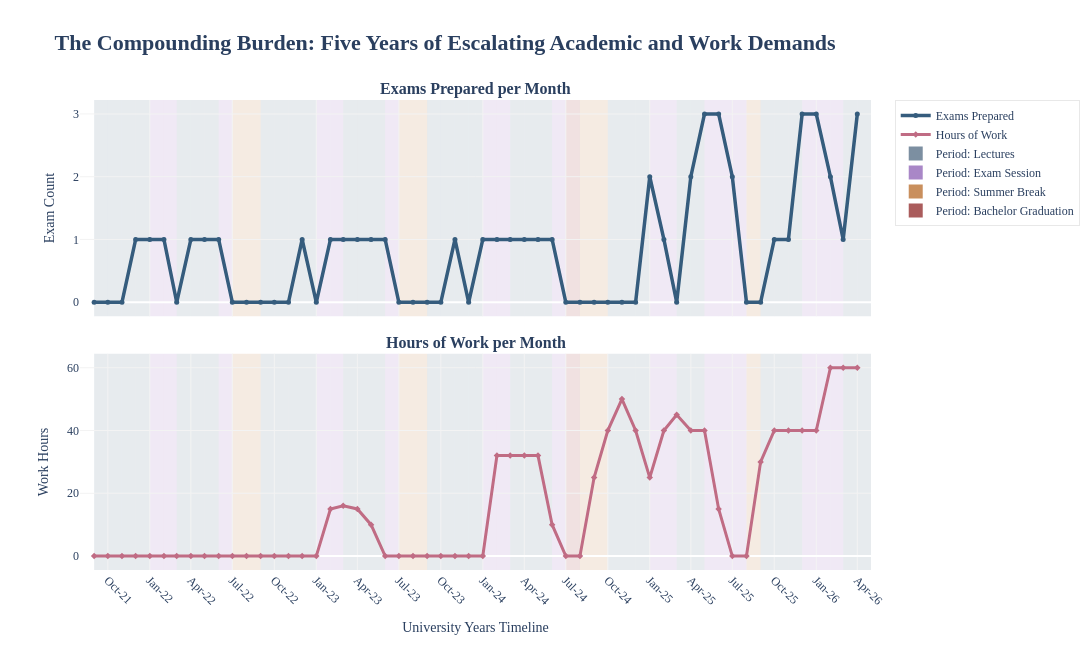

Notebook cell for this chart:
### Markdown cell above
## What has changed in the last couple of years?

In this section I visualize the increase in busy-ness in the last two years, which I personally think is the cause for the dicrease of media captures, both on vacation and on the daily basis.
'+' note to academic periods

### Code cell
import plotly.graph_objects as go
from plotly.subplots import make_subplots
import pandas as pd



# create 2 stacked graphs sharing x axis 
fig = make_subplots(
    rows=2, cols=1, 
    shared_xaxes=True, 
    vertical_spacing=0.08, 
    subplot_titles=("<b>Exams Prepared per Month</b>", "<b>Hours of Work per Month</b>")
)

# upper graph
fig.add_trace(
    go.Scatter(
        x=df['date_parsed'], y=df['exams_prepared'], 
        name="Exams Prepared", mode='lines+markers',
        line=dict(color='#355c7d', width=3.5),
        marker=dict(size=5),
        showlegend=True
    ),
    row=1, col=1
)

# bottom graph
fig.add_trace(
    go.Scatter(
        x=df['date_parsed'], y=df['work_hours'], 
        name="Hours of Work", mode='lines+markers',
        line=dict(color='#c06c84', width=3),
        marker=dict(size=5, symbol='diamond'),
        showlegend=True
    ),
    row=2, col=1
)

# data viz palette
period_colors = {
    'lectures': 'rgba(124, 143, 161, 0.18)',         
    'exam session': 'rgba(169, 135, 199, 0.18)',     
    'summer break': 'rgba(201, 143, 93, 0.18)',      
    'bachelor graduation': 'rgba(170, 92, 92, 0.18)'  
}

legend_marker_colors = {
    'lectures': '#7C8FA1',
    'exam session': '#A987C7',
    'summer break': '#C98F5D',
    'bachelor graduation': '#AA5C5C'
}

# legend and regions for academic periods
for period in period_colors.keys():
    fig.add_trace(
        go.Scatter(
            x=[None], y=[None], 
            mode='markers',
            marker=dict(color=legend_marker_colors[period], size=14, symbol='square'),
            name=f"Period: {period.title()}",
            showlegend=True
        )
    )

for i in range(len(df)):
    row_data = df.iloc[i]
    x0 = row_data['date_parsed']
    x1 = df.iloc[i+1]['date_parsed'] if i < len(df) - 1 else x0 + pd.DateOffset(months=1)
    
    fig.add_vrect(
        x0=x0, x1=x1,
        fillcolor=period_colors[row_data['academic_period']],
        layer="below", line_width=0
    )

# graph layout
fig.update_layout(
    font_family="Times New Roman",
    title_text="<b>The Compounding Burden: Five Years of Escalating Academic and Work Demands</b>",
    title_font_size=22,
    plot_bgcolor="white",
    width=1100, 
    height=650,
    hovermode="x unified",
    legend=dict(
        orientation="v",       
        yanchor="top",         
        y=1,
        xanchor="left",        
        x=1.03,                
        bgcolor="rgba(255,255,255,0.8)",
        bordercolor="#E8E8E8",
        borderwidth=1
    )
)

fig.update_xaxes(showgrid=True, gridcolor='#F3F3F3', tickformat='%b-%y', dtick="M3", tickangle=45, range=['2021-08-01', '2026-05-01'], row=2, col=1, title_text="University Years Timeline")
fig.update_xaxes(showgrid=True, gridcolor='#F3F3F3', range=['2021-08-01', '2026-05-01'], row=1, col=1)
fig.update_yaxes(showgrid=True, gridcolor='#F3F3F3', title_text="Exam Count", row=1, col=1)
fig.update_yaxes(showgrid=True, gridcolor='#F3F3F3', title_text="Work Hours", row=2, col=1)

fig.show()

### Figure 1 — Plotly figure (JSON) as saved in the notebook; plotly's stock layout.template omitted (floating-point values rounded to 4 significant figures)
{"data": [{"line": {"color": "#355c7d", "width": 3.5}, "marker": {"size": 5}, "mode": "lines+markers", "name": "Exams Prepared", "showlegend": true, "type": "scatter", "x": ["2021-09-01T00:00:00.000000", "2021-10-01T00:00:00.000000", "2021-11-01T00:00:00.000000", "2021-12-01T00:00:00.000000", "2022-01-01T00:00:00.000000", "2022-02-01T00:00:00.000000", "2022-03-01T00:00:00.000000", "2022-04-01T00:00:00.000000", "2022-05-01T00:00:00.000000", "2022-06-01T00:00:00.000000", "2022-07-01T00:00:00.000000", "2022-08-01T00:00:00.000000", "2022-09-01T00:00:00.000000", "2022-10-01T00:00:00.000000", "2022-11-01T00:00:00.000000", "2022-12-01T00:00:00.000000", "2023-01-01T00:00:00.000000", "2023-02-01T00:00:00.000000", "2023-03-01T00:00:00.000000", "2023-04-01T00:00:00.000000", "2023-05-01T00:00:00.000000", "2023-06-01T00:00:00.000000", "2023-07-01T00:00:00.000000", "2023-08-01T00:00:00.000000", "2023-09-01T00:00:00.000000", "2023-10-01T00:00:00.000000", "2023-11-01T00:00:00.000000", "2023-12-01T00:00:00.000000", "2024-01-01T00:00:00.000000", "2024-02-01T00:00:00.000000", "2024-03-01T00:00:00.000000", "2024-04-01T00:00:00.000000", "2024-05-01T00:00:00.000000", "2024-06-01T00:00:00.000000", "2024-07-01T00:00:00.000000", "2024-08-01T00:00:00.000000", "2024-09-01T00:00:00.000000", "2024-10-01T00:00:00.000000", "2024-11-01T00:00:00.000000", "2024-12-01T00:00:00.000000", "2025-01-01T00:00:00.000000", "2025-02-01T00:00:00.000000", "2025-03-01T00:00:00.000000", "2025-04-01T00:00:00.000000", "2025-05-01T00:00:00.000000", "2025-06-01T00:00:00.000000", "2025-07-01T00:00:00.000000", "2025-08-01T00:00:00.000000", "2025-09-01T00:00:00.000000", "2025-10-01T00:00:00.000000", "2025-11-01T00:00:00.000000", "2025-12-01T00:00:00.000000", "2026-01-01T00:00:00.000000", "2026-02-01T00:00:00.000000", "2026-03-01T00:00:00.000000", "2026-04-01T00:00:00.000000"], "xaxis": "x", "y": [0, 0, 0, 1, 1, 1, 0, 1, 1, 1, 0, 0, 0, 0, 0, 1, 0, 1, 1, 1, 1, 1, 0, 0, 0, 0, 1, 0, 1, 1, 1, 1, 1, 1, 0, 0, 0, 0, 0, 0, 2, 1, 0, 2, 3, 3, 2, 0, 0, 1, 1, 3, 3, 2, 1, 3], "yaxis": "y"}, {"line": {"color": "#c06c84", "width": 3}, "marker": {"size": 5, "symbol": "diamond"}, "mode": "lines+markers", "name": "Hours of Work", "showlegend": true, "type": "scatter", "x": ["2021-09-01T00:00:00.000000", "2021-10-01T00:00:00.000000", "2021-11-01T00:00:00.000000", "2021-12-01T00:00:00.000000", "2022-01-01T00:00:00.000000", "2022-02-01T00:00:00.000000", "2022-03-01T00:00:00.000000", "2022-04-01T00:00:00.000000", "2022-05-01T00:00:00.000000", "2022-06-01T00:00:00.000000", "2022-07-01T00:00:00.000000", "2022-08-01T00:00:00.000000", "2022-09-01T00:00:00.000000", "2022-10-01T00:00:00.000000", "2022-11-01T00:00:00.000000", "2022-12-01T00:00:00.000000", "2023-01-01T00:00:00.000000", "2023-02-01T00:00:00.000000", "2023-03-01T00:00:00.000000", "2023-04-01T00:00:00.000000", "2023-05-01T00:00:00.000000", "2023-06-01T00:00:00.000000", "2023-07-01T00:00:00.000000", "2023-08-01T00:00:00.000000", "2023-09-01T00:00:00.000000", "2023-10-01T00:00:00.000000", "2023-11-01T00:00:00.000000", "2023-12-01T00:00:00.000000", "2024-01-01T00:00:00.000000", "2024-02-01T00:00:00.000000", "2024-03-01T00:00:00.000000", "2024-04-01T00:00:00.000000", "2024-05-01T00:00:00.000000", "2024-06-01T00:00:00.000000", "2024-07-01T00:00:00.000000", "2024-08-01T00:00:00.000000", "2024-09-01T00:00:00.000000", "2024-10-01T00:00:00.000000", "2024-11-01T00:00:00.000000", "2024-12-01T00:00:00.000000", "2025-01-01T00:00:00.000000", "2025-02-01T00:00:00.000000", "2025-03-01T00:00:00.000000", "2025-04-01T00:00:00.000000", "2025-05-01T00:00:00.000000", "2025-06-01T00:00:00.000000", "2025-07-01T00:00:00.000000", "2025-08-01T00:00:00.000000", "2025-09-01T00:00:00.000000", "2025-10-01T00:00:00.000000", "2025-11-01T00:00:00.000000", "2025-12-01T00:00:00.000000", "2026-01-01T00:00:00.000000", "2026-02-01T00:00:00.000000", "2026-03-01T00:00:00.000000", "2026-04-01T00:00:00.000000"], "xaxis": "x2", "y": [0, 0, 0, 0, 0, 0, 0, 0, 0, 0, 0, 0, 0, 0, 0, 0, 0, 15, 16, 15, 10, 0, 0, 0, 0, 0, 0, 0, 0, 32, 32, 32, 32, 10, 0, 0, 25, 40, 50, 40, 25, 40, 45, 40, 40, 15, 0, 0, 30, 40, 40, 40, 40, 60, 60, 60], "yaxis": "y2"}, {"marker": {"color": "#7C8FA1", "size": 14, "symbol": "square"}, "mode": "markers", "name": "Period: Lectures", "showlegend": true, "type": "scatter", "x": [null], "y": [null]}, {"marker": {"color": "#A987C7", "size": 14, "symbol": "square"}, "mode": "markers", "name": "Period: Exam Session", "showlegend": true, "type": "scatter", "x": [null], "y": [null]}, {"marker": {"color": "#C98F5D", "size": 14, "symbol": "square"}, "mode": "markers", "name": "Period: Summer Break", "showlegend": true, "type": "scatter", "x": [null], "y": [null]}, {"marker": {"color": "#AA5C5C", "size": 14, "symbol": "square"}, "mode": "markers", "name": "Period: Bachelor Graduation", "showlegend": true, "type": "scatter", "x": [null], "y": [null]}], "layout": {"annotations": [{"font": {"size": 16}, "showarrow": false, "text": "<b>Exams Prepared per Month</b>", "x": 0.5, "xanchor": "center", "xref": "paper", "y": 1, "yanchor": "bottom", "yref": "paper"}, {"font": {"size": 16}, "showarrow": false, "text": "<b>Hours of Work per Month</b>", "x": 0.5, "xanchor": "center", "xref": "paper", "y": 0.46, "yanchor": "bottom", "yref": "paper"}], "font": {"family": "Times New Roman"}, "height": 650, "hovermode": "x unified", "legend": {"bgcolor": "rgba(255,255,255,0.8)", "bordercolor": "#E8E8E8", "borderwidth": 1, "orientation": "v", "x": 1.03, "xanchor": "left", "y": 1, "yanchor": "top"}, "plot_bgcolor": "white", "shapes": [{"fillcolor": "rgba(124, 143, 161, 0.18)", "layer": "below", "line": {"width": 0}, "type": "rect", "x0": "2021-09-01T00:00:00", "x1": "2021-10-01T00:00:00", "xref": "x", "y0": 0, "y1": 1, "yref": "y domain"}, {"fillcolor": "rgba(124, 143, 161, 0.18)", "layer": "below", "line": {"width": 0}, "type": "rect", "x0": "2021-09-01T00:00:00", "x1": "2021-10-01T00:00:00", "xref": "x2", "y0": 0, "y1": 1, "yref": "y2 domain"}, {"fillcolor": "rgba(124, 143, 161, 0.18)", "layer": "below", "line": {"width": 0}, "type": "rect", "x0": "2021-10-01T00:00:00", "x1": "2021-11-01T00:00:00", "xref": "x", "y0": 0, "y1": 1, "yref": "y domain"}, {"fillcolor": "rgba(124, 143, 161, 0.18)", "layer": "below", "line": {"width": 0}, "type": "rect", "x0": "2021-10-01T00:00:00", "x1": "2021-11-01T00:00:00", "xref": "x2", "y0": 0, "y1": 1, "yref": "y2 domain"}, {"fillcolor": "rgba(124, 143, 161, 0.18)", "layer": "below", "line": {"width": 0}, "type": "rect", "x0": "2021-11-01T00:00:00", "x1": "2021-12-01T00:00:00", "xref": "x", "y0": 0, "y1": 1, "yref": "y domain"}, {"fillcolor": "rgba(124, 143, 161, 0.18)", "layer": "below", "line": {"width": 0}, "type": "rect", "x0": "2021-11-01T00:00:00", "x1": "2021-12-01T00:00:00", "xref": "x2", "y0": 0, "y1": 1, "yref": "y2 domain"}, {"fillcolor": "rgba(124, 143, 161, 0.18)", "layer": "below", "line": {"width": 0}, "type": "rect", "x0": "2021-12-01T00:00:00", "x1": "2022-01-01T00:00:00", "xref": "x", "y0": 0, "y1": 1, "yref": "y domain"}, {"fillcolor": "rgba(124, 143, 161, 0.18)", "layer": "below", "line": {"width": 0}, "type": "rect", "x0": "2021-12-01T00:00:00", "x1": "2022-01-01T00:00:00", "xref": "x2", "y0": 0, "y1": 1, "yref": "y2 domain"}, {"fillcolor": "rgba(169, 135, 199, 0.18)", "layer": "below", "line": {"width": 0}, "type": "rect", "x0": "2022-01-01T00:00:00", "x1": "2022-02-01T00:00:00", "xref": "x", "y0": 0, "y1": 1, "yref": "y domain"}, {"fillcolor": "rgba(169, 135, 199, 0.18)", "layer": "below", "line": {"width": 0}, "type": "rect", "x0": "2022-01-01T00:00:00", "x1": "2022-02-01T00:00:00", "xref": "x2", "y0": 0, "y1": 1, "yref": "y2 domain"}, {"fillcolor": "rgba(169, 135, 199, 0.18)", "layer": "below", "line": {"width": 0}, "type": "rect", "x0": "2022-02-01T00:00:00", "x1": "2022-03-01T00:00:00", "xref": "x", "y0": 0, "y1": 1, "yref": "y domain"}, {"fillcolor": "rgba(169, 135, 199, 0.18)", "layer": "below", "line": {"width": 0}, "type": "rect", "x0": "2022-02-01T00:00:00", "x1": "2022-03-01T00:00:00", "xref": "x2", "y0": 0, "y1": 1, "yref": "y2 domain"}, {"fillcolor": "rgba(124, 143, 161, 0.18)", "layer": "below", "line": {"width": 0}, "type": "rect", "x0": "2022-03-01T00:00:00", "x1": "2022-04-01T00:00:00", "xref": "x", "y0": 0, "y1": 1, "yref": "y domain"}, {"fillcolor": "rgba(124, 143, 161, 0.18)", "layer": "below", "line": {"width": 0}, "type": "rect", "x0": "2022-03-01T00:00:00", "x1": "2022-04-01T00:00:00", "xref": "x2", "y0": 0, "y1": 1, "yref": "y2 domain"}, {"fillcolor": "rgba(124, 143, 161, 0.18)", "layer": "below", "line": {"width": 0}, "type": "rect", "x0": "2022-04-01T00:00:00", "x1": "2022-05-01T00:00:00", "xref": "x", "y0": 0, "y1": 1, "yref": "y domain"}, {"fillcolor": "rgba(124, 143, 161, 0.18)", "layer": "below", "line": {"width": 0}, "type": "rect", "x0": "2022-04-01T00:00:00", "x1": "2022-05-01T00:00:00", "xref": "x2", "y0": 0, "y1": 1, "yref": "y2 domain"}, {"fillcolor": "rgba(124, 143, 161, 0.18)", "layer": "below", "line": {"width": 0}, "type": "rect", "x0": "2022-05-01T00:00:00", "x1": "2022-06-01T00:00:00", "xref": "x", "y0": 0, "y1": 1, "yref": "y domain"}, {"fillcolor": "rgba(124, 143, 161, 0.18)", "layer": "below", "line": {"width": 0}, "type": "rect", "x0": "2022-05-01T00:00:00", "x1": "2022-06-01T00:00:00", "xref": "x2", "y0": 0, "y1": 1, "yref": "y2 domain"}, {"fillcolor": "rgba(169, 135, 199, 0.18)", "layer": "below", "line": {"width": 0}, "type": "rect", "x0": "2022-06-01T00:00:00", "x1": "2022-07-01T00:00:00", "xref": "x", "y0": 0, "y1": 1, "yref": "y domain"}, {"fillcolor": "rgba(169, 135, 199, 0.18)", "layer": "below", "line": {"width": 0}, "type": "rect", "x0": "2022-06-01T00:00:00", "x1": "2022-07-01T00:00:00", "xref": "x2", "y0": 0, "y1": 1, "yref": "y2 domain"}, {"fillcolor": "rgba(201, 143, 93, 0.18)", "layer": "below", "line": {"width": 0}, "type": "rect", "x0": "2022-07-01T00:00:00", "x1": "2022-08-01T00:00:00", "xref": "x", "y0": 0, "y1": 1, "yref": "y domain"}, {"fillcolor": "rgba(201, 143, 93, 0.18)", "layer": "below", "line": {"width": 0}, "type": "rect", "x0": "2022-07-01T00:00:00", "x1": "2022-08-01T00:00:00", "xref": "x2", "y0": 0, "y1": 1, "yref": "y2 domain"}, {"fillcolor": "rgba(201, 143, 93, 0.18)", "layer": "below", "line": {"width": 0}, "type": "rect", "x0": "2022-08-01T00:00:00", "x1": "2022-09-01T00:00:00", "xref": "x", "y0": 0, "y1": 1, "yref": "y domain"}, {"fillcolor": "rgba(201, 143, 93, 0.18)", "layer": "below", "line": {"width": 0}, "type": "rect", "x0": "2022-08-01T00:00:00", "x1": "2022-09-01T00:00:00", "xref": "x2", "y0": 0, "y1": 1, "yref": "y2 domain"}, {"fillcolor": "rgba(124, 143, 161, 0.18)", "layer": "below", "line": {"width": 0}, "type": "rect", "x0": "2022-09-01T00:00:00", "x1": "2022-10-01T00:00:00", "xref": "x", "y0": 0, "y1": 1, "yref": "y domain"}, {"fillcolor": "rgba(124, 143, 161, 0.18)", "layer": "below", "line": {"width": 0}, "type": "rect", "x0": "2022-09-01T00:00:00", "x1": "2022-10-01T00:00:00", "xref": "x2", "y0": 0, "y1": 1, "yref": "y2 domain"}, {"fillcolor": "rgba(124, 143, 161, 0.18)", "layer": "below", "line": {"width": 0}, "type": "rect", "x0": "2022-10-01T00:00:00", "x1": "2022-11-01T00:00:00", "xref": "x", "y0": 0, "y1": 1, "yref": "y domain"}, {"fillcolor": "rgba(124, 143, 161, 0.18)", "layer": "below", "line": {"width": 0}, "type": "rect", "x0": "2022-10-01T00:00:00", "x1": "2022-11-01T00:00:00", "xref": "x2", "y0": 0, "y1": 1, "yref": "y2 domain"}, {"fillcolor": "rgba(124, 143, 161, 0.18)", "layer": "below", "line": {"width": 0}, "type": "rect", "x0": "2022-11-01T00:00:00", "x1": "2022-12-01T00:00:00", "xref": "x", "y0": 0, "y1": 1, "yref": "y domain"}, {"fillcolor": "rgba(124, 143, 161, 0.18)", "layer": "below", "line": {"width": 0}, "type": "rect", "x0": "2022-11-01T00:00:00", "x1": "2022-12-01T00:00:00", "xref": "x2", "y0": 0, "y1": 1, "yref": "y2 domain"}, {"fillcolor": "rgba(124, 143, 161, 0.18)", "layer": "below", "line": {"width": 0}, "type": "rect", "x0": "2022-12-01T00:00:00", "x1": "2023-01-01T00:00:00", "xref": "x", "y0": 0, "y1": 1, "yref": "y domain"}, {"fillcolor": "rgba(124, 143, 161, 0.18)", "layer": "below", "line": {"width": 0}, "type": "rect", "x0": "2022-12-01T00:00:00", "x1": "2023-01-01T00:00:00", "xref": "x2", "y0": 0, "y1": 1, "yref": "y2 domain"}, {"fillcolor": "rgba(169, 135, 199, 0.18)", "layer": "below", "line": {"width": 0}, "type": "rect", "x0": "2023-01-01T00:00:00", "x1": "2023-02-01T00:00:00", "xref": "x", "y0": 0, "y1": 1, "yref": "y domain"}, {"fillcolor": "rgba(169, 135, 199, 0.18)", "layer": "below", "line": {"width": 0}, "type": "rect", "x0": "2023-01-01T00:00:00", "x1": "2023-02-01T00:00:00", "xref": "x2", "y0": 0, "y1": 1, "yref": "y2 domain"}, {"fillcolor": "rgba(169, 135, 199, 0.18)", "layer": "below", "line": {"width": 0}, "type": "rect", "x0": "2023-02-01T00:00:00", "x1": "2023-03-01T00:00:00", "xref": "x", "y0": 0, "y1": 1, "yref": "y domain"}, {"fillcolor": "rgba(169, 135, 199, 0.18)", "layer": "below", "line": {"width": 0}, "type": "rect", "x0": "2023-02-01T00:00:00", "x1": "2023-03-01T00:00:00", "xref": "x2", "y0": 0, "y1": 1, "yref": "y2 domain"}, {"fillcolor": "rgba(124, 143, 161, 0.18)", "layer": "below", "line": {"width": 0}, "type": "rect", "x0": "2023-03-01T00:00:00", "x1": "2023-04-01T00:00:00", "xref": "x", "y0": 0, "y1": 1, "yref": "y domain"}, {"fillcolor": "rgba(124, 143, 161, 0.18)", "layer": "below", "line": {"width": 0}, "type": "rect", "x0": "2023-03-01T00:00:00", "x1": "2023-04-01T00:00:00", "xref": "x2", "y0": 0, "y1": 1, "yref": "y2 domain"}, {"fillcolor": "rgba(124, 143, 161, 0.18)", "layer": "below", "line": {"width": 0}, "type": "rect", "x0": "2023-04-01T00:00:00", "x1": "2023-05-01T00:00:00", "xref": "x", "y0": 0, "y1": 1, "yref": "y domain"}, {"fillcolor": "rgba(124, 143, 161, 0.18)", "layer": "below", "line": {"width": 0}, "type": "rect", "x0": "2023-04-01T00:00:00", "x1": "2023-05-01T00:00:00", "xref": "x2", "y0": 0, "y1": 1, "yref": "y2 domain"}, {"fillcolor": "rgba(124, 143, 161, 0.18)", "layer": "below", "line": {"width": 0}, "type": "rect", "x0": "2023-05-01T00:00:00", "x1": "2023-06-01T00:00:00", "xref": "x", "y0": 0, "y1": 1, "yref": "y domain"}, {"fillcolor": "rgba(124, 143, 161, 0.18)", "layer": "below", "line": {"width": 0}, "type": "rect", "x0": "2023-05-01T00:00:00", "x1": "2023-06-01T00:00:00", "xref": "x2", "y0": 0, "y1": 1, "yref": "y2 domain"}, {"fillcolor": "rgba(169, 135, 199, 0.18)", "layer": "below", "line": {"width": 0}, "type": "rect", "x0": "2023-06-01T00:00:00", "x1": "2023-07-01T00:00:00", "xref": "x", "y0": 0, "y1": 1, "yref": "y domain"}, {"fillcolor": "rgba(169, 135, 199, 0.18)", "layer": "below", "line": {"width": 0}, "type": "rect", "x0": "2023-06-01T00:00:00", "x1": "2023-07-01T00:00:00", "xref": "x2", "y0": 0, "y1": 1, "yref": "y2 domain"}, {"fillcolor": "rgba(201, 143, 93, 0.18)", "layer": "below", "line": {"width": 0}, "type": "rect", "x0": "2023-07-01T00:00:00", "x1": "2023-08-01T00:00:00", "xref": "x", "y0": 0, "y1": 1, "yref": "y domain"}, {"fillcolor": "rgba(201, 143, 93, 0.18)", "layer": "below", "line": {"width": 0}, "type": "rect", "x0": "2023-07-01T00:00:00", "x1": "2023-08-01T00:00:00", "xref": "x2", "y0": 0, "y1": 1, "yref": "y2 domain"}, {"fillcolor": "rgba(201, 143, 93, 0.18)", "layer": "below", "line": {"width": 0}, "type": "rect", "x0": "2023-08-01T00:00:00", "x1": "2023-09-01T00:00:00", "xref": "x", "y0": 0, "y1": 1, "yref": "y domain"}, {"fillcolor": "rgba(201, 143, 93, 0.18)", "layer": "below", "line": {"width": 0}, "type": "rect", "x0": "2023-08-01T00:00:00", "x1": "2023-09-01T00:00:00", "xref": "x2", "y0": 0, "y1": 1, "yref": "y2 domain"}, {"fillcolor": "rgba(124, 143, 161, 0.18)", "layer": "below", "line": {"width": 0}, "type": "rect", "x0": "2023-09-01T00:00:00", "x1": "2023-10-01T00:00:00", "xref": "x", "y0": 0, "y1": 1, "yref": "y domain"}, {"fillcolor": "rgba(124, 143, 161, 0.18)", "layer": "below", "line": {"width": 0}, "type": "rect", "x0": "2023-09-01T00:00:00", "x1": "2023-10-01T00:00:00", "xref": "x2", "y0": 0, "y1": 1, "yref": "y2 domain"}, {"fillcolor": "rgba(124, 143, 161, 0.18)", "layer": "below", "line": {"width": 0}, "type": "rect", "x0": "2023-10-01T00:00:00", "x1": "2023-11-01T00:00:00", "xref": "x", "y0": 0, "y1": 1, "yref": "y domain"}, {"fillcolor": "rgba(124, 143, 161, 0.18)", "layer": "below", "line": {"width": 0}, "type": "rect", "x0": "2023-10-01T00:00:00", "x1": "2023-11-01T00:00:00", "xref": "x2", "y0": 0, "y1": 1, "yref": "y2 domain"}, {"fillcolor": "rgba(124, 143, 161, 0.18)", "layer": "below", "line": {"width": 0}, "type": "rect", "x0": "2023-11-01T00:00:00", "x1": "2023-12-01T00:00:00", "xref": "x", "y0": 0, "y1": 1, "yref": "y domain"}, {"fillcolor": "rgba(124, 143, 161, 0.18)", "layer": "below", "line": {"width": 0}, "type": "rect", "x0": "2023-11-01T00:00:00", "x1": "2023-12-01T00:00:00", "xref": "x2", "y0": 0, "y1": 1, "yref": "y2 domain"}, {"fillcolor": "rgba(124, 143, 161, 0.18)", "layer": "below", "line": {"width": 0}, "type": "rect", "x0": "2023-12-01T00:00:00", "x1": "2024-01-01T00:00:00", "xref": "x", "y0": 0, "y1": 1, "yref": "y domain"}, {"fillcolor": "rgba(124, 143, 161, 0.18)", "layer": "below", "line": {"width": 0}, "type": "rect", "x0": "2023-12-01T00:00:00", "x1": "2024-01-01T00:00:00", "xref": "x2", "y0": 0, "y1": 1, "yref": "y2 domain"}, {"fillcolor": "rgba(169, 135, 199, 0.18)", "layer": "below", "line": {"width": 0}, "type": "rect", "x0": "2024-01-01T00:00:00", "x1": "2024-02-01T00:00:00", "xref": "x", "y0": 0, "y1": 1, "yref": "y domain"}, {"fillcolor": "rgba(169, 135, 199, 0.18)", "layer": "below", "line": {"width": 0}, "type": "rect", "x0": "2024-01-01T00:00:00", "x1": "2024-02-01T00:00:00", "xref": "x2", "y0": 0, "y1": 1, "yref": "y2 domain"}, {"fillcolor": "rgba(169, 135, 199, 0.18)", "layer": "below", "line": {"width": 0}, "type": "rect", "x0": "2024-02-01T00:00:00", "x1": "2024-03-01T00:00:00", "xref": "x", "y0": 0, "y1": 1, "yref": "y domain"}, {"fillcolor": "rgba(169, 135, 199, 0.18)", "layer": "below", "line": {"width": 0}, "type": "rect", "x0": "2024-02-01T00:00:00", "x1": "2024-03-01T00:00:00", "xref": "x2", "y0": 0, "y1": 1, "yref": "y2 domain"}, {"fillcolor": "rgba(124, 143, 161, 0.18)", "layer": "below", "line": {"width": 0}, "type": "rect", "x0": "2024-03-01T00:00:00", "x1": "2024-04-01T00:00:00", "xref": "x", "y0": 0, "y1": 1, "yref": "y domain"}, {"fillcolor": "rgba(124, 143, 161, 0.18)", "layer": "below", "line": {"width": 0}, "type": "rect", "x0": "2024-03-01T00:00:00", "x1": "2024-04-01T00:00:00", "xref": "x2", "y0": 0, "y1": 1, "yref": "y2 domain"}, {"fillcolor": "rgba(124, 143, 161, 0.18)", "layer": "below", "line": {"width": 0}, "type": "rect", "x0": "2024-04-01T00:00:00", "x1": "2024-05-01T00:00:00", "xref": "x", "y0": 0, "y1": 1, "yref": "y domain"}, {"fillcolor": "rgba(124, 143, 161, 0.18)", "layer": "below", "line": {"width": 0}, "type": "rect", "x0": "2024-04-01T00:00:00", "x1": "2024-05-01T00:00:00", "xref": "x2", "y0": 0, "y1": 1, "yref": "y2 domain"}, {"fillcolor": "rgba(124, 143, 161, 0.18)", "layer": "below", "line": {"width": 0}, "type": "rect", "x0": "2024-05-01T00:00:00", "x1": "2024-06-01T00:00:00", "xref": "x", "y0": 0, "y1": 1, "yref": "y domain"}, {"fillcolor": "rgba(124, 143, 161, 0.18)", "layer": "below", "line": {"width": 0}, "type": "rect", "x0": "2024-05-01T00:00:00", "x1": "2024-06-01T00:00:00", "xref": "x2", "y0": 0, "y1": 1, "yref": "y2 domain"}, {"fillcolor": "rgba(169, 135, 199, 0.18)", "layer": "below", "line": {"width": 0}, "type": "rect", "x0": "2024-06-01T00:00:00", "x1": "2024-07-01T00:00:00", "xref": "x", "y0": 0, "y1": 1, "yref": "y domain"}, {"fillcolor": "rgba(169, 135, 199, 0.18)", "layer": "below", "line": {"width": 0}, "type": "rect", "x0": "2024-06-01T00:00:00", "x1": "2024-07-01T00:00:00", "xref": "x2", "y0": 0, "y1": 1, "yref": "y2 domain"}, {"fillcolor": "rgba(170, 92, 92, 0.18)", "layer": "below", "line": {"width": 0}, "type": "rect", "x0": "2024-07-01T00:00:00", "x1": "2024-08-01T00:00:00", "xref": "x", "y0": 0, "y1": 1, "yref": "y domain"}, {"fillcolor": "rgba(170, 92, 92, 0.18)", "layer": "below", "line": {"width": 0}, "type": "rect", "x0": "2024-07-01T00:00:00", "x1": "2024-08-01T00:00:00", "xref": "x2", "y0": 0, "y1": 1, "yref": "y2 domain"}, {"fillcolor": "rgba(201, 143, 93, 0.18)", "layer": "below", "line": {"width": 0}, "type": "rect", "x0": "2024-08-01T00:00:00", "x1": "2024-09-01T00:00:00", "xref": "x", "y0": 0, "y1": 1, "yref": "y domain"}, {"fillcolor": "rgba(201, 143, 93, 0.18)", "layer": "below", "line": {"width": 0}, "type": "rect", "x0": "2024-08-01T00:00:00", "x1": "2024-09-01T00:00:00", "xref": "x2", "y0": 0, "y1": 1, "yref": "y2 domain"}, {"fillcolor": "rgba(201, 143, 93, 0.18)", "layer": "below", "line": {"width": 0}, "type": "rect", "x0": "2024-09-01T00:00:00", "x1": "2024-10-01T00:00:00", "xref": "x", "y0": 0, "y1": 1, "yref": "y domain"}, {"fillcolor": "rgba(201, 143, 93, 0.18)", "layer": "below", "line": {"width": 0}, "type": "rect", "x0": "2024-09-01T00:00:00", "x1": "2024-10-01T00:00:00", "xref": "x2", "y0": 0, "y1": 1, "yref": "y2 domain"}, {"fillcolor": "rgba(124, 143, 161, 0.18)", "layer": "below", "line": {"width": 0}, "type": "rect", "x0": "2024-10-01T00:00:00", "x1": "2024-11-01T00:00:00", "xref": "x", "y0": 0, "y1": 1, "yref": "y domain"}, {"fillcolor": "rgba(124, 143, 161, 0.18)", "layer": "below", "line": {"width": 0}, "type": "rect", "x0": "2024-10-01T00:00:00", "x1": "2024-11-01T00:00:00", "xref": "x2", "y0": 0, "y1": 1, "yref": "y2 domain"}, {"fillcolor": "rgba(124, 143, 161, 0.18)", "layer": "below", "line": {"width": 0}, "type": "rect", "x0": "2024-11-01T00:00:00", "x1": "2024-12-01T00:00:00", "xref": "x", "y0": 0, "y1": 1, "yref": "y domain"}, {"fillcolor": "rgba(124, 143, 161, 0.18)", "layer": "below", "line": {"width": 0}, "type": "rect", "x0": "2024-11-01T00:00:00", "x1": "2024-12-01T00:00:00", "xref": "x2", "y0": 0, "y1": 1, "yref": "y2 domain"}, {"fillcolor": "rgba(124, 143, 161, 0.18)", "layer": "below", "line": {"width": 0}, "type": "rect", "x0": "2024-12-01T00:00:00", "x1": "2025-01-01T00:00:00", "xref": "x", "y0": 0, "y1": 1, "yref": "y domain"}, {"fillcolor": "rgba(124, 143, 161, 0.18)", "layer": "below", "line": {"width": 0}, "type": "rect", "x0": "2024-12-01T00:00:00", "x1": "2025-01-01T00:00:00", "xref": "x2", "y0": 0, "y1": 1, "yref": "y2 domain"}, {"fillcolor": "rgba(169, 135, 199, 0.18)", "layer": "below", "line": {"width": 0}, "type": "rect", "x0": "2025-01-01T00:00:00", "x1": "2025-02-01T00:00:00", "xref": "x", "y0": 0, "y1": 1, "yref": "y domain"}, {"fillcolor": "rgba(169, 135, 199, 0.18)", "layer": "below", "line": {"width": 0}, "type": "rect", "x0": "2025-01-01T00:00:00", "x1": "2025-02-01T00:00:00", "xref": "x2", "y0": 0, "y1": 1, "yref": "y2 domain"}, {"fillcolor": "rgba(169, 135, 199, 0.18)", "layer": "below", "line": {"width": 0}, "type": "rect", "x0": "2025-02-01T00:00:00", "x1": "2025-03-01T00:00:00", "xref": "x", "y0": 0, "y1": 1, "yref": "y domain"}, {"fillcolor": "rgba(169, 135, 199, 0.18)", "layer": "below", "line": {"width": 0}, "type": "rect", "x0": "2025-02-01T00:00:00", "x1": "2025-03-01T00:00:00", "xref": "x2", "y0": 0, "y1": 1, "yref": "y2 domain"}, {"fillcolor": "rgba(124, 143, 161, 0.18)", "layer": "below", "line": {"width": 0}, "type": "rect", "x0": "2025-03-01T00:00:00", "x1": "2025-04-01T00:00:00", "xref": "x", "y0": 0, "y1": 1, "yref": "y domain"}, {"fillcolor": "rgba(124, 143, 161, 0.18)", "layer": "below", "line": {"width": 0}, "type": "rect", "x0": "2025-03-01T00:00:00", "x1": "2025-04-01T00:00:00", "xref": "x2", "y0": 0, "y1": 1, "yref": "y2 domain"}, {"fillcolor": "rgba(124, 143, 161, 0.18)", "layer": "below", "line": {"width": 0}, "type": "rect", "x0": "2025-04-01T00:00:00", "x1": "2025-05-01T00:00:00", "xref": "x", "y0": 0, "y1": 1, "yref": "y domain"}, {"fillcolor": "rgba(124, 143, 161, 0.18)", "layer": "below", "line": {"width": 0}, "type": "rect", "x0": "2025-04-01T00:00:00", "x1": "2025-05-01T00:00:00", "xref": "x2", "y0": 0, "y1": 1, "yref": "y2 domain"}, {"fillcolor": "rgba(169, 135, 199, 0.18)", "layer": "below", "line": {"width": 0}, "type": "rect", "x0": "2025-05-01T00:00:00", "x1": "2025-06-01T00:00:00", "xref": "x", "y0": 0, "y1": 1, "yref": "y domain"}, {"fillcolor": "rgba(169, 135, 199, 0.18)", "layer": "below", "line": {"width": 0}, "type": "rect", "x0": "2025-05-01T00:00:00", "x1": "2025-06-01T00:00:00", "xref": "x2", "y0": 0, "y1": 1, "yref": "y2 domain"}, {"fillcolor": "rgba(169, 135, 199, 0.18)", "layer": "below", "line": {"width": 0}, "type": "rect", "x0": "2025-06-01T00:00:00", "x1": "2025-07-01T00:00:00", "xref": "x", "y0": 0, "y1": 1, "yref": "y domain"}, {"fillcolor": "rgba(169, 135, 199, 0.18)", "layer": "below", "line": {"width": 0}, "type": "rect", "x0": "2025-06-01T00:00:00", "x1": "2025-07-01T00:00:00", "xref": "x2", "y0": 0, "y1": 1, "yref": "y2 domain"}, {"fillcolor": "rgba(169, 135, 199, 0.18)", "layer": "below", "line": {"width": 0}, "type": "rect", "x0": "2025-07-01T00:00:00", "x1": "2025-08-01T00:00:00", "xref": "x", "y0": 0, "y1": 1, "yref": "y domain"}, {"fillcolor": "rgba(169, 135, 199, 0.18)", "layer": "below", "line": {"width": 0}, "type": "rect", "x0": "2025-07-01T00:00:00", "x1": "2025-08-01T00:00:00", "xref": "x2", "y0": 0, "y1": 1, "yref": "y2 domain"}, {"fillcolor": "rgba(201, 143, 93, 0.18)", "layer": "below", "line": {"width": 0}, "type": "rect", "x0": "2025-08-01T00:00:00", "x1": "2025-09-01T00:00:00", "xref": "x", "y0": 0, "y1": 1, "yref": "y domain"}, {"fillcolor": "rgba(201, 143, 93, 0.18)", "layer": "below", "line": {"width": 0}, "type": "rect", "x0": "2025-08-01T00:00:00", "x1": "2025-09-01T00:00:00", "xref": "x2", "y0": 0, "y1": 1, "yref": "y2 domain"}, {"fillcolor": "rgba(124, 143, 161, 0.18)", "layer": "below", "line": {"width": 0}, "type": "rect", "x0": "2025-09-01T00:00:00", "x1": "2025-10-01T00:00:00", "xref": "x", "y0": 0, "y1": 1, "yref": "y domain"}, {"fillcolor": "rgba(124, 143, 161, 0.18)", "layer": "below", "line": {"width": 0}, "type": "rect", "x0": "2025-09-01T00:00:00", "x1": "2025-10-01T00:00:00", "xref": "x2", "y0": 0, "y1": 1, "yref": "y2 domain"}, {"fillcolor": "rgba(124, 143, 161, 0.18)", "layer": "below", "line": {"width": 0}, "type": "rect", "x0": "2025-10-01T00:00:00", "x1": "2025-11-01T00:00:00", "xref": "x", "y0": 0, "y1": 1, "yref": "y domain"}, {"fillcolor": "rgba(124, 143, 161, 0.18)", "layer": "below", "line": {"width": 0}, "type": "rect", "x0": "2025-10-01T00:00:00", "x1": "2025-11-01T00:00:00", "xref": "x2", "y0": 0, "y1": 1, "yref": "y2 domain"}, {"fillcolor": "rgba(124, 143, 161, 0.18)", "layer": "below", "line": {"width": 0}, "type": "rect", "x0": "2025-11-01T00:00:00", "x1": "2025-12-01T00:00:00", "xref": "x", "y0": 0, "y1": 1, "yref": "y domain"}, {"fillcolor": "rgba(124, 143, 161, 0.18)", "layer": "below", "line": {"width": 0}, "type": "rect", "x0": "2025-11-01T00:00:00", "x1": "2025-12-01T00:00:00", "xref": "x2", "y0": 0, "y1": 1, "yref": "y2 domain"}, {"fillcolor": "rgba(169, 135, 199, 0.18)", "layer": "below", "line": {"width": 0}, "type": "rect", "x0": "2025-12-01T00:00:00", "x1": "2026-01-01T00:00:00", "xref": "x", "y0": 0, "y1": 1, "yref": "y domain"}, {"fillcolor": "rgba(169, 135, 199, 0.18)", "layer": "below", "line": {"width": 0}, "type": "rect", "x0": "2025-12-01T00:00:00", "x1": "2026-01-01T00:00:00", "xref": "x2", "y0": 0, "y1": 1, "yref": "y2 domain"}, {"fillcolor": "rgba(169, 135, 199, 0.18)", "layer": "below", "line": {"width": 0}, "type": "rect", "x0": "2026-01-01T00:00:00", "x1": "2026-02-01T00:00:00", "xref": "x", "y0": 0, "y1": 1, "yref": "y domain"}, {"fillcolor": "rgba(169, 135, 199, 0.18)", "layer": "below", "line": {"width": 0}, "type": "rect", "x0": "2026-01-01T00:00:00", "x1": "2026-02-01T00:00:00", "xref": "x2", "y0": 0, "y1": 1, "yref": "y2 domain"}, {"fillcolor": "rgba(169, 135, 199, 0.18)", "layer": "below", "line": {"width": 0}, "type": "rect", "x0": "2026-02-01T00:00:00", "x1": "2026-03-01T00:00:00", "xref": "x", "y0": 0, "y1": 1, "yref": "y domain"}, {"fillcolor": "rgba(169, 135, 199, 0.18)", "layer": "below", "line": {"width": 0}, "type": "rect", "x0": "2026-02-01T00:00:00", "x1": "2026-03-01T00:00:00", "xref": "x2", "y0": 0, "y1": 1, "yref": "y2 domain"}, {"fillcolor": "rgba(124, 143, 161, 0.18)", "layer": "below", "line": {"width": 0}, "type": "rect", "x0": "2026-03-01T00:00:00", "x1": "2026-04-01T00:00:00", "xref": "x", "y0": 0, "y1": 1, "yref": "y domain"}, {"fillcolor": "rgba(124, 143, 161, 0.18)", "layer": "below", "line": {"width": 0}, "type": "rect", "x0": "2026-03-01T00:00:00", "x1": "2026-04-01T00:00:00", "xref": "x2", "y0": 0, "y1": 1, "yref": "y2 domain"}, {"fillcolor": "rgba(124, 143, 161, 0.18)", "layer": "below", "line": {"width": 0}, "type": "rect", "x0": "2026-04-01T00:00:00", "x1": "2026-05-01T00:00:00", "xref": "x", "y0": 0, "y1": 1, "yref": "y domain"}, {"fillcolor": "rgba(124, 143, 161, 0.18)", "layer": "below", "line": {"width": 0}, "type": "rect", "x0": "2026-04-01T00:00:00", "x1": "2026-05-01T00:00:00", "xref": "x2", "y0": 0, "y1": 1, "yref": "y2 domain"}], "title": {"font": {"size": 22}, "text": "<b>The Compounding Burden: Five Years of Escalating Academic and Work Demands</b>"}, "width": 1100, "xaxis": {"anchor": "y", "domain": [0, 1], "gridcolor": "#F3F3F3", "matches": "x2", "range": ["2021-08-01", "2026-05-01"], "showgrid": true, "showticklabels": false}, "xaxis2": {"anchor": "y2", "domain": [0, 1], "dtick": "M3", "gridcolor": "#F3F3F3", "range": ["2021-08-01", "2026-05-01"], "showgrid": true, "tickangle": 45, "tickformat": "%b-%y", "title": {"text": "University Years Timeline"}}, "yaxis": {"anchor": "x", "domain": [0.54, 1], "gridcolor": "#F3F3F3", "showgrid": true, "title": {"text": "Exam Count"}}, "yaxis2": {"anchor": "x2", "domain": [0, 0.46], "gridcolor": "#F3F3F3", "showgrid": true, "title": {"text": "Work Hours"}}}}
